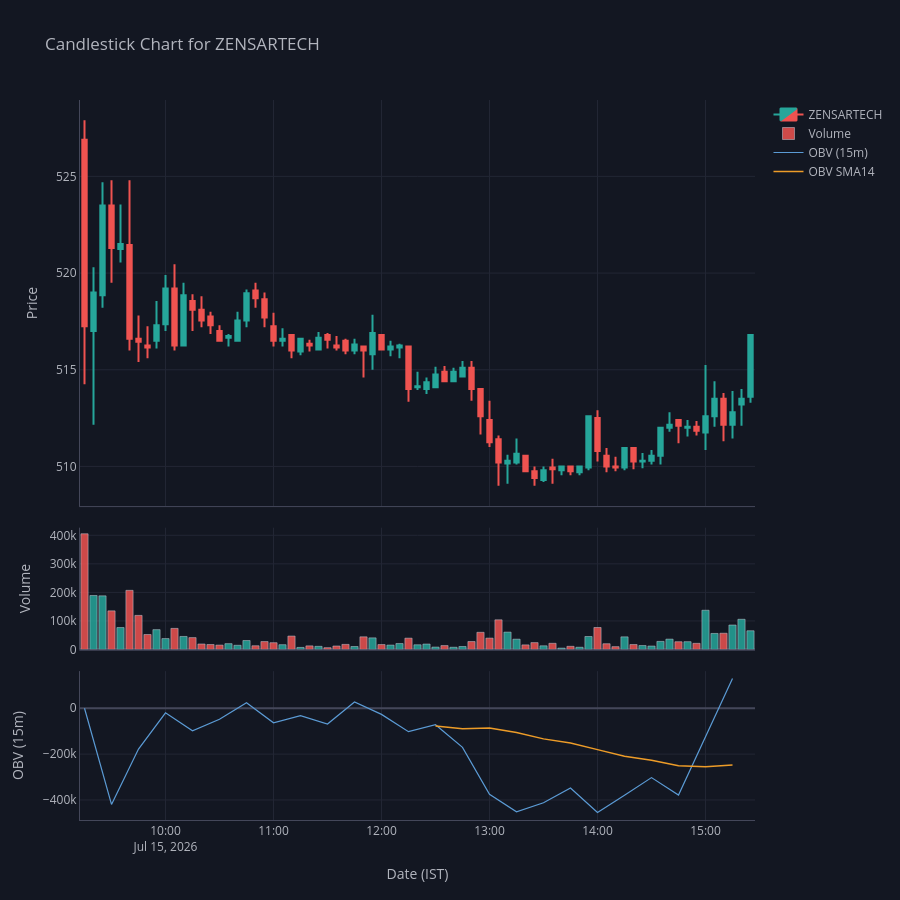

Source (notebook cell):
### Code cell
# --- user input ---
SYMBOL = "ZENSARTECH"
TRADE_DATE = "2026-07-15"  # "YYYY-MM-DD" or None = latest session

chart_candles(SYMBOL, TRADE_DATE)
